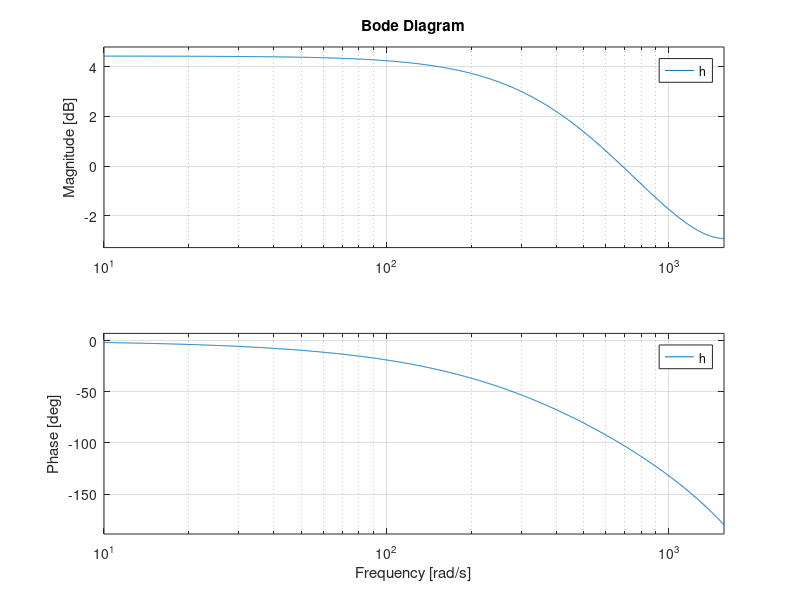

The MATLAB source for this figure: (Note: this script raises an error after producing the figure.)
%% prepare workspace

close all; clear; clc;

%% 
sr = 500;
a = .4;
T = 1/sr;
h = tf(1,[1, -a],T);
bode(h)

%%
s = tf([1 0],[1],T);

Td = .02;
tau = .123;
[n,d] = pade(Td,1);
td = tf(n,d);
thetaf = tf(2081.405,[tau-Td 1 0])*td;

kp = 1;
ki = .00;
kd = .5;

K = .0004;


gc = K*(pid(kp,ki,kd)); % pd controller

oltf = thetaf*gc

cltf = c2d(oltf/(1 + oltf),T,'zoh');


figure;
bode(oltf);
figure;
rlocus(oltf/(1 + oltf));
figure;
rlocus(cltf)

%%
figure;
step(cltf)



t = 0:T:100;
u = awgn(t*90,5);
figure;
y = lsim(cltf,u,t).';
lsimplot(cltf,u,t)
title("Ramp Response")

figure;
plot(t,y-u);


